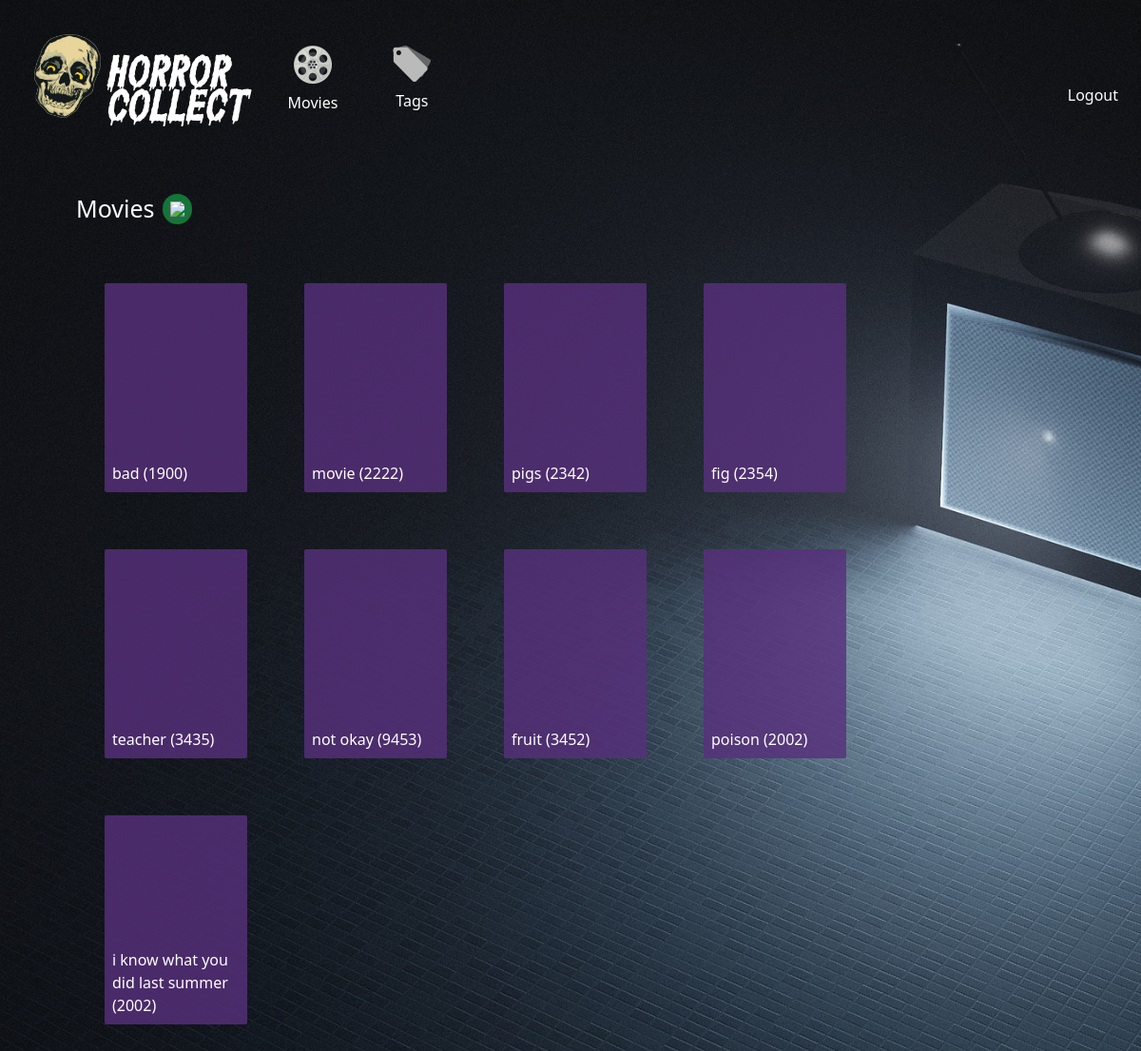
Page /movies (signed in) on the earlier database version.
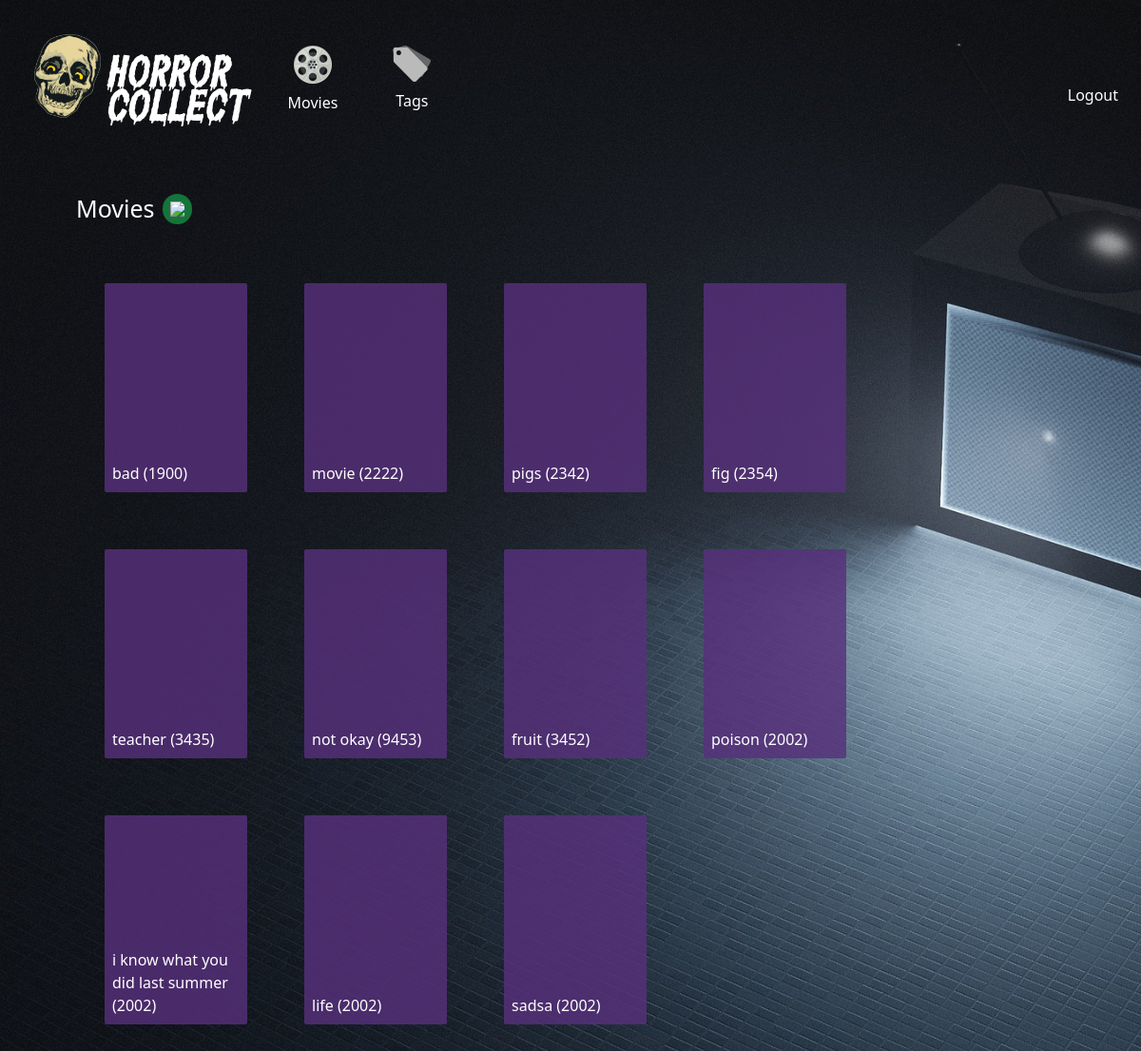
Same page on the later database version.
### app/models.py (models this page shows)
class Movie(db.Model):
  id = db.Column(db.Integer, primary_key=True)
  title = db.Column(db.String(255), nullable=False)
  release_year = db.Column(db.String(4))
  user_id = db.Column(db.Integer, db.ForeignKey('user.id'), nullable=False)
  user = db.relationship('User', back_populates='movies')
  tags = db.relationship('Tag', secondary='movie_tags', back_populates='movies')

### app/controllers/movies.py (the view)
@movies.route('/movies')
@login_required
def index():
  movies = Movie.query.filter_by(user_id=current_user.id)
  return render_template('movies/index.html', movies=movies)

### app/__init__.py (called while the page is built)
@login_manager.user_loader
def load_user(user_id):
    return User.query.get(int(user_id))

### app/templates/movies/index.html
{% extends 'layouts/base.html' %} {% block content %}
<main class="flex flex-col max-w-[1400px]">
  <div class="flex title flex-row items-center mb-4 mx-2">
    <p class="">Movies</p>
    <a
      class="rounded-full p-2 bg-green-700/90 m-2 hover:bg-green-800/90"
      href="{{ url_for('movies.new') }}">
      <img class="w-[15px]" src="/static/images/plus.png" />
    </a>
  </div>
  <div class="gallery">
    {% for movie in movies %}
      <a
        href="{{ url_for('movies.show', id=movie.id) }}"
        class="movie">
        <p class="">{{ movie.title }} ({{ movie.release_year }})</p>
      </a>
    {% endfor %}
  </div>
</main>
{% endblock %}

Differences in the rows shown:
added Movie: title "life", release_year "2002"
added Movie: title "sadsa", release_year "2002"
